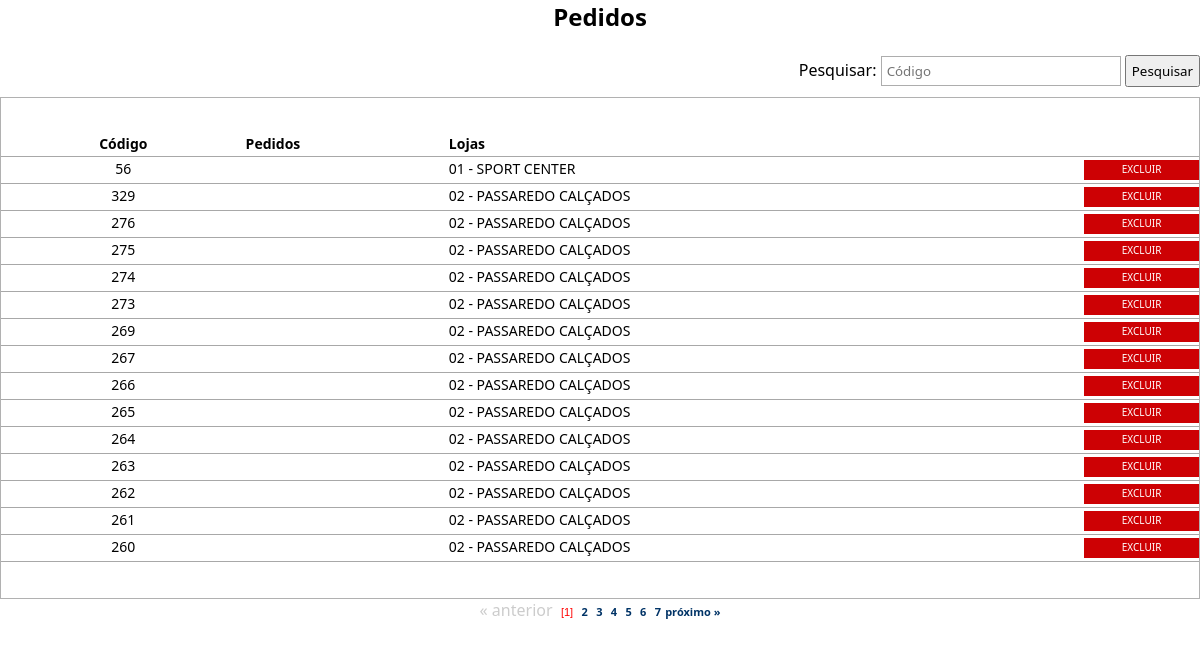
/visualiza_pedido.php, run on the app's committed database.
### tables this page shows
CREATE TABLE `pedidos` (
  `id_pedidos` int(11) NOT NULL AUTO_INCREMENT,
  `num_pedido` varchar(10) DEFAULT NULL,
  `nome_loja` varchar(100) DEFAULT NULL,
  `nome_fornecedor` varchar(100) DEFAULT NULL,
  `valor_pedido` float DEFAULT NULL,
  `qtd_pedido` varchar(10) NOT NULL,
  `data_entrega` date DEFAULT NULL,
  `cod_pag_pedido` varchar(15) DEFAULT NULL,
  `prazo` varchar(2) NOT NULL,
  `valor_dividido` float NOT NULL,
  `descricao` varchar(50) NOT NULL,
  PRIMARY KEY (`id_pedidos`)
);

### processos/database.php (called while the page is built, shortened)
<?php
function DBRead ($table, $params = null, $fields = '*') {
	$params = ($params) ? " {$params}" : null;
		$query = "SELECT {$fields} FROM {$table}{$params}";
		$result = DBExecute($query);
		if (!mysqli_num_rows($result))
			return false;
		else {
			while ($res = mysqli_fetch_assoc($result)) {
				$data[] = $res;
			}
			return $data;
		}
}
function DBExecute($query){
	$link = DBConnect();
	$result = @mysqli_query($link, $query) or die (mysqli_error($link));
	return $result;
}
?>

### visualiza_pedido.php (the view, shortened to what this page needs)
<!doctype html>
<html>
<head>
<link href="css/style.css" rel="stylesheet" type="text/css">
<link href="css/style.css" rel="stylesheet" type="text/css">
<link rel="stylesheet" href="css/menu.css">
</head>
<body>
<center><h2> Pedidos </h2></center>
<br />
<table width="100%" border="0" cellpadding="0" cellspacing="0" style="margin-bottom: 10px;">
	<tr>
		<td align="right">
        <?php
		require 'processos/database.php';
		?>
      <form  action="<?php echo htmlspecialchars($_SERVER["PHP_SELF"]);?>" method="post">
			Pesquisar: <input type="text" name="pesquisar" placeholder="Código" class="cod" style="margin-right:0;">
			<input type="submit" value="Pesquisar" style="height: 32px; padding: 0 5px 0 5px;">
		  </form>
		</td>
	</tr>
 </table>
 <?php
 	if (empty($_POST['pesquisar'])) {
 ?>
<table width="100%" border="0" cellpadding="0" cellspacing="0" class="table">
	<tr class="linha">
		<td class="linha" width="20%" align="center"><b>Código</b></td>
		<td class="linha"><b>Pedidos</b></td>
        <td class="linha"><b>Lojas</b></td>
        <td width="10%" align="center" class="linha"></td>
	</tr>
<?php
  $numreg = 15;
  $inicial = $_GET['pg'] * $numreg;
	$pedidos = DBRead ("pedidos", "ORDER BY num_pedido DESC LIMIT $inicial, $numreg", "id_pedidos, num_pedido, nome_loja, descricao");
		foreach ($pedidos as $pd){
		?>
	<tr onmouseover="ChangeColor(this, true);" onmouseout="ChangeColor(this, false);">
		<td class="linha" align="center" valign="middle" onclick="DoNav('altera_pedido.php?id=<?php echo $pd['id_pedidos'];?>');">
			<?php echo $pd['num_pedido'];?>
		</td>
		<td class="linha espaco" valign="middle" onclick="DoNav('altera_pedido.php?id=<?php echo $pd['id_pedidos'];?>');">
		</td>
		<td class="linha espaco" onclick="DoNav('altera_pedido.php?id=<?php echo $pd['id_pedidos'];?>');">
			<?php echo $pd['nome_loja']; ?>
		</td>
		<td class="linha espaco" valign="middle">
				<span class="excluir">
						<a href="javascript:aviso('<?=$pd['num_pedido'];?>');">Excluir</a>
		</td>
	</tr>
<?php
	}
?>
</table>
<center>
<?php
  require "paginacao.php";
	}
?>
</center>
</body>
</html>

### css/style.css (style rules this page uses)
html { height: 89%; padding: 0; margin: 0; }
body { height: 99%; padding: 0; margin: 0; }
* { padding: 0; margin: 0; font-family: Segoe, "Segoe UI", "DejaVu Sans", "Trebuchet MS", Verdana, sans-serif; }
.table { width: 100%; border: 1px solid #B1B1B1; padding: 3% 0 3% 0; }
.table td { font-size: 14px; padding: 0 0 3px 5px; }
.cod { width: 20%; height: 30px; border: 1px solid #ADADAD; padding: 0 5px 0 5px; }
.linha { border-bottom: 1px solid hsla(0,0%,66%,1.00); padding: 5px 3px 3px 3px; }
.espaco { padding-left: 70px; }
a { color: #000000; text-decoration: none; font-size: 14px; }
.excluir a { width: auto; display: block; text-decoration: none; color: #FFFFFF; font-size: 10px; margin-top: 3px; padding: 2px 10px 4px 10px; background-color: #CD0104; transition: all 0.5s linear; -o-transition: all 0.5s linear; -webkit-transition: all 0.5s linear; -moz-transition: all 0.5s linear; text-transform: uppercase; border:none; outline: none; cursor: pointer; -webkit-appearance:none; text-align: center; }

### data on the page
pedidos: num_pedido "56", nome_loja "01 - SPORT CENTER"
pedidos: num_pedido "329", nome_loja "02 - PASSAREDO CALÇADOS"
pedidos: num_pedido "276", nome_loja "02 - PASSAREDO CALÇADOS"
pedidos: num_pedido "275", nome_loja "02 - PASSAREDO CALÇADOS"
pedidos: num_pedido "274", nome_loja "02 - PASSAREDO CALÇADOS"
pedidos: num_pedido "273", nome_loja "02 - PASSAREDO CALÇADOS"
pedidos: num_pedido "269", nome_loja "02 - PASSAREDO CALÇADOS"
pedidos: num_pedido "267", nome_loja "02 - PASSAREDO CALÇADOS"
pedidos: num_pedido "266", nome_loja "02 - PASSAREDO CALÇADOS"
pedidos: num_pedido "265", nome_loja "02 - PASSAREDO CALÇADOS"
pedidos: num_pedido "264", nome_loja "02 - PASSAREDO CALÇADOS"
pedidos: num_pedido "263", nome_loja "02 - PASSAREDO CALÇADOS"
pedidos: num_pedido "262", nome_loja "02 - PASSAREDO CALÇADOS"
pedidos: num_pedido "261", nome_loja "02 - PASSAREDO CALÇADOS"
pedidos: num_pedido "260", nome_loja "02 - PASSAREDO CALÇADOS"
